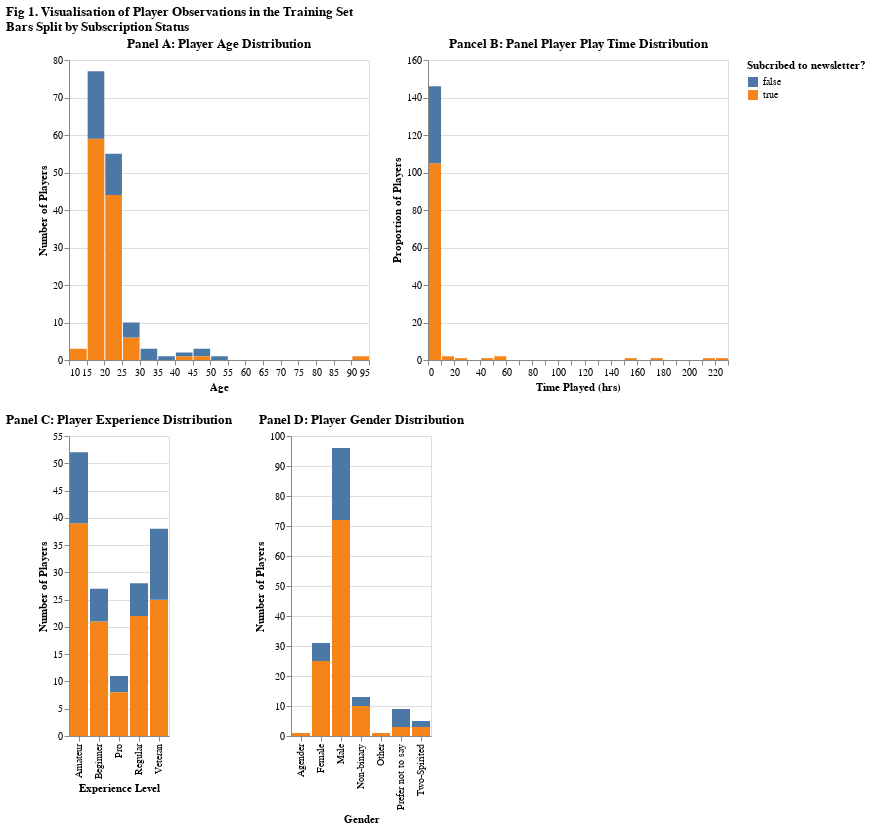

Notebook cell for this chart:
### Code cell
# visualise variables of interest
age_dist = alt.Chart(players_train).mark_bar().encode(
    x = alt.X('age').bin(step=5).title('Age'),
    y = alt.Y('count()').title('Number of Players'),
    color = alt.Color('subscribe').title('Subcribed to newsletter?')
).properties(
    title=['Panel A: Player Age Distribution']
)

exp_bar = alt.Chart(players_train).mark_bar().encode(
    x = alt.X('experience').title('Experience Level'),
    y = alt.Y('count()').title('Number of Players'),
    color = alt.Color('subscribe').title('Subcribed to newsletter?')
).properties(
    title=['Panel C: Player Experience Distribution']
)

time_dist = alt.Chart(players_train).mark_bar().encode(
    x = alt.X('played_hours').bin(step=10).title('Time Played (hrs)'),
    y = alt.Y('count()').title('Proportion of Players'),
    color = alt.Color('subscribe').title('Subcribed to newsletter?')
).properties(
    title=['Pancel B: Panel Player Play Time Distribution']
)

gender_bar = alt.Chart(players_train).mark_bar().encode(
    x = alt.X('gender').title('Gender'),
    y = alt.Y('count()').title('Number of Players'),
    color = alt.Color('subscribe').title('Subcribed to newsletter?')
).properties(
    title=['Panel D: Player Gender Distribution']
)

alt.vconcat(alt.hconcat(age_dist, time_dist), alt.hconcat(exp_bar, gender_bar)).properties(title=['Fig 1. Visualisation of Player Observations in the Training Set','Bars Split by Subscription Status'])

### Figure 1 — Vega-Lite specification as saved in the notebook (floating-point values rounded to 4 significant figures; data arrays with more than 128 entries replaced by an {"elided": "..."} marker saying what was removed)
{"config": {"view": {"continuousWidth": 300, "continuousHeight": 300}}, "vconcat": [{"hconcat": [{"mark": {"type": "bar"}, "encoding": {"color": {"field": "subscribe", "title": "Subcribed to newsletter?", "type": "nominal"}, "x": {"bin": {"step": 5}, "field": "age", "title": "Age", "type": "quantitative"}, "y": {"aggregate": "count", "title": "Number of Players", "type": "quantitative"}}, "title": ["Panel A: Player Age Distribution"]}, {"mark": {"type": "bar"}, "encoding": {"color": {"field": "subscribe", "title": "Subcribed to newsletter?", "type": "nominal"}, "x": {"bin": {"step": 10}, "field": "played_hours", "title": "Time Played (hrs)", "type": "quantitative"}, "y": {"aggregate": "count", "title": "Proportion of Players", "type": "quantitative"}}, "title": ["Pancel B: Panel Player Play Time Distribution"]}]}, {"hconcat": [{"mark": {"type": "bar"}, "encoding": {"color": {"field": "subscribe", "title": "Subcribed to newsletter?", "type": "nominal"}, "x": {"field": "experience", "title": "Experience Level", "type": "nominal"}, "y": {"aggregate": "count", "title": "Number of Players", "type": "quantitative"}}, "title": ["Panel C: Player Experience Distribution"]}, {"mark": {"type": "bar"}, "encoding": {"color": {"field": "subscribe", "title": "Subcribed to newsletter?", "type": "nominal"}, "x": {"field": "gender", "title": "Gender", "type": "nominal"}, "y": {"aggregate": "count", "title": "Number of Players", "type": "quantitative"}}, "title": ["Panel D: Player Gender Distribution"]}]}], "data": {"name": "data-5acdb20cb5a4dd72a65225c3f7839fbb"}, "title": ["Fig 1. Visualisation of Player Observations in the Training Set", "Bars Split by Subscription Status"], "$schema": "https://vega.github.io/schema/vega-lite/v5.20.1.json", "datasets": {"data-5acdb20cb5a4dd72a65225c3f7839fbb": {"elided": "156 records"}}}
